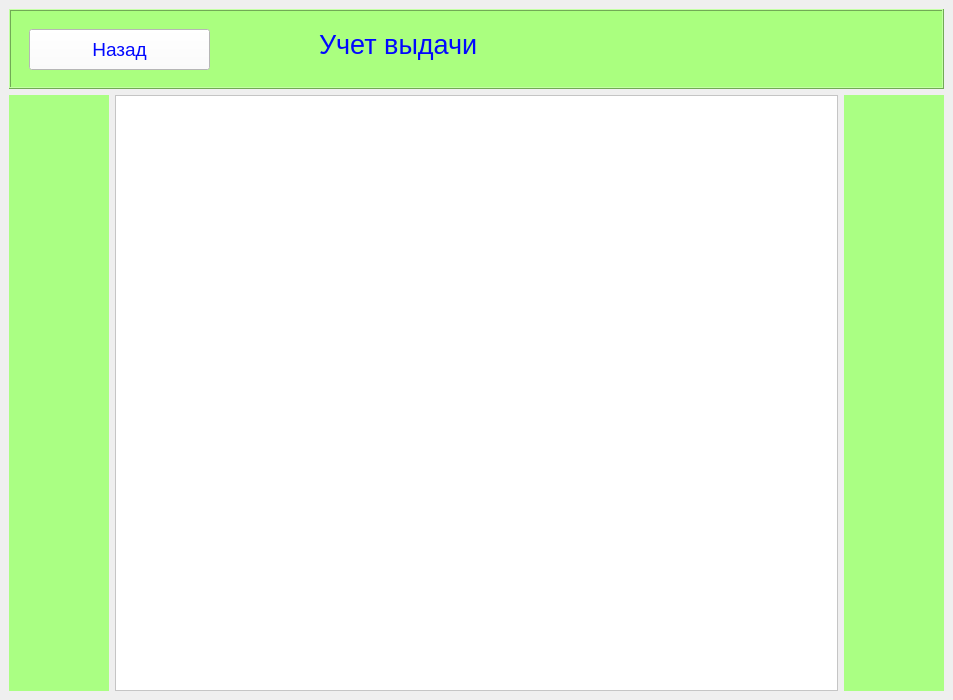
<?xml version="1.0" encoding="UTF-8"?>
<ui version="4.0">
 <class>MainWindow</class>
 <widget class="QMainWindow" name="MainWindow">
  <property name="geometry">
   <rect>
    <x>0</x>
    <y>0</y>
    <width>953</width>
    <height>700</height>
   </rect>
  </property>
  <property name="windowTitle">
   <string>Учет выдачи</string>
  </property>
  <widget class="QWidget" name="centralwidget">
   <property name="styleSheet">
    <string notr="true">color: rgb(1, 8, 255);</string>
   </property>
   <layout class="QVBoxLayout" name="verticalLayout">
    <item>
     <widget class="QFrame" name="frame">
      <property name="minimumSize">
       <size>
        <width>0</width>
        <height>80</height>
       </size>
      </property>
      <property name="contextMenuPolicy">
       <enum>Qt::PreventContextMenu</enum>
      </property>
      <property name="styleSheet">
       <string notr="true">background-color:rgb(170, 255, 127)</string>
      </property>
      <property name="frameShape">
       <enum>QFrame::Box</enum>
      </property>
      <property name="frameShadow">
       <enum>QFrame::Raised</enum>
      </property>
      <widget class="QLabel" name="label">
       <property name="geometry">
        <rect>
         <x>310</x>
         <y>20</y>
         <width>161</width>
         <height>31</height>
        </rect>
       </property>
       <property name="font">
        <font>
         <pointsize>20</pointsize>
        </font>
       </property>
       <property name="text">
        <string>Учет выдачи</string>
       </property>
      </widget>
      <widget class="QPushButton" name="pushButton_3">
       <property name="geometry">
        <rect>
         <x>20</x>
         <y>20</y>
         <width>181</width>
         <height>41</height>
        </rect>
       </property>
       <property name="font">
        <font>
         <pointsize>14</pointsize>
        </font>
       </property>
       <property name="styleSheet">
        <string notr="true">background-color:rgb(255, 255, 255)</string>
       </property>
       <property name="text">
        <string>Назад</string>
       </property>
      </widget>
     </widget>
    </item>
    <item>
     <layout class="QHBoxLayout" name="horizontalLayout">
      <item>
       <widget class="QLabel" name="label_2">
        <property name="minimumSize">
         <size>
          <width>100</width>
          <height>0</height>
         </size>
        </property>
        <property name="styleSheet">
         <string notr="true">background-color: rgb(170, 255, 131);</string>
        </property>
        <property name="text">
         <string/>
        </property>
       </widget>
      </item>
      <item>
       <widget class="QTableWidget" name="tableWidget">
        <property name="styleSheet">
         <string notr="true">background-color:rgb(255, 255, 255)</string>
        </property>
       </widget>
      </item>
      <item>
       <widget class="QLabel" name="label_3">
        <property name="minimumSize">
         <size>
          <width>100</width>
          <height>0</height>
         </size>
        </property>
        <property name="styleSheet">
         <string notr="true">background-color: rgb(170, 255, 131);</string>
        </property>
        <property name="text">
         <string/>
        </property>
       </widget>
      </item>
     </layout>
    </item>
   </layout>
  </widget>
 </widget>
 <resources/>
 <connections/>
</ui>
